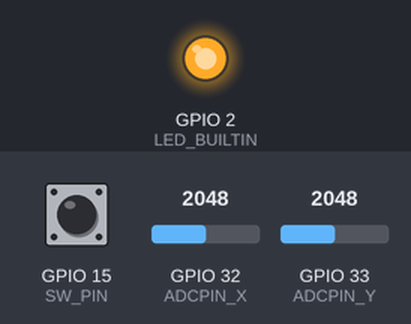
This sketch was run on a simulated ESP32. Shown: output pins drawn as LEDs (lit = HIGH). The test bench sets the inputs (shaded band); at power-on: GPIO 15 (SW_PIN) HIGH, GPIO 32 (ADCPIN_X) = 2048, GPIO 33 (ADCPIN_Y) = 2048. What the sketch prints to the serial monitor is not drawn.

Above: at 1.2 s.
1.3 s: GPIO 15 (SW_PIN) pulled LOW for 0.15 s
At 1.39 s:
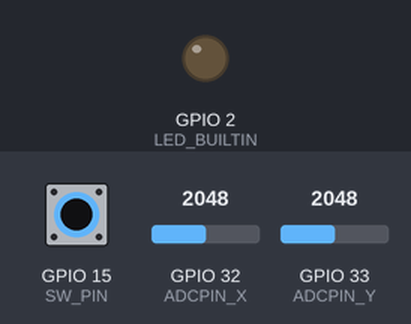
4.4 s: GPIO 15 (SW_PIN) pulled LOW for 3.2 s
At 8.5 s:
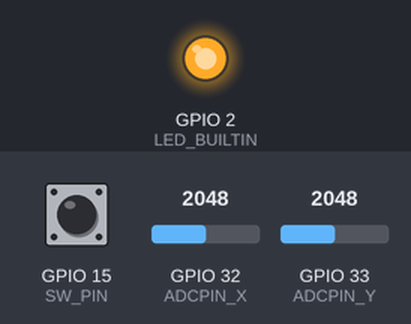
Timing chart, 0 to 10.0 s (numbered marks = the images above; inputs shaded):
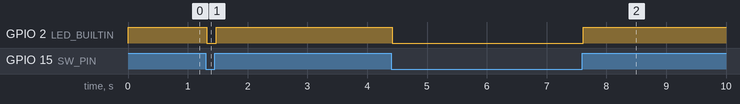

The sketch:

esp32_servo_joystick.ino
```cpp
// Want to use ESP Now instead of wifi

#include <esp_now.h>
#include <WiFi.h>

#define LED_BUILTIN 2
#define ADCPIN_X 32
#define ADCPIN_Y 33
#define SW_PIN 15

int adcValue_X;
float voltValue_X;
int adcValue_Y;
float voltValue_Y;
bool SWpress = LOW;

// Structure example to send data
// Must match the receiver structure
typedef struct struct_message {// From Rui Santos:https://randomnerdtutorials.com/esp-now-esp32-arduino-ide/
  float X;
  float Y;
  bool SW;
} struct_message;
// Create a struct_message called myData
struct_message myData;

uint8_t receiverMacAddress[] = {0xEC, 0x94, 0xCB, 0x6D, 0x48, 0x90};
// callback when data is sent
void OnDataSent(const uint8_t *mac_addr, esp_now_send_status_t status) {// From Rui Santos:
  Serial.print("\r\nLast Packet Send Status:\t");
  Serial.println(status == ESP_NOW_SEND_SUCCESS ? "Delivery Success" : "Delivery Fail");
}
// Callback function that will be called when data is received
void onDataReceived(const uint8_t *mac, const uint8_t *data, int len) {
  Serial.println("Data received!");
  Serial.print("From: ");
  for (int i = 0; i < 6; i++) {
    Serial.printf("%02X", mac[i]);
    if (i < 5) Serial.print(":");
  }
  Serial.println();

  Serial.print("Data: ");
  for (int i = 0; i < len; i++) {
    Serial.printf("%02X ", data[i]);
  }
  Serial.println();
}
  // Add the receiver's MAC address to the peer list
  esp_now_peer_info_t peerInfo;
void setup() {
  // put your setup code here, to run once:
 Serial.begin(115200);
Serial.println(WiFi.macAddress());
 WiFi.mode(WIFI_STA);
  // Initialize ESP-NOW
  if (esp_now_init() != ESP_OK) {
    Serial.println("ESP-NOW initialization failed");
    return;
  }

  // Register callback function to handle received data
  esp_now_register_recv_cb(onDataReceived);
  esp_now_register_send_cb(OnDataSent);

  memcpy(peerInfo.peer_addr, receiverMacAddress, 6);
  peerInfo.channel = 0;
  peerInfo.encrypt = false;

  if (esp_now_add_peer(&peerInfo) != ESP_OK) {
    Serial.println("Failed to add peer");
    return;
  }
  pinMode(LED_BUILTIN, OUTPUT);
  pinMode(SW_PIN, INPUT_PULLUP);
  digitalWrite(LED_BUILTIN, SWpress);

}

void loop() {
  adcValue_X = analogRead(ADCPIN_X);
  myData.X = ((adcValue_Y * 3.3) / 4095);
  adcValue_Y = analogRead(ADCPIN_Y);
  myData.Y = 3.3 - ((adcValue_X * 3.3) / 4095);
  myData.SW = digitalRead(SW_PIN);
  digitalWrite(LED_BUILTIN, myData.SW);
  Serial.println(myData.X);
  Serial.println(myData.Y);
  esp_err_t result = esp_now_send(receiverMacAddress, (uint8_t *) &myData, sizeof(myData));

  if (result == ESP_OK) {
    Serial.println("Sent with success");
  }
  else {
    Serial.println("Error sending the data");
  }
delay(50);
}
```

Measured:
- after the input at 1.3 s, GPIO 2 (LED_BUILTIN): HIGH → LOW at once, → HIGH 0.15 s later
- after the input at 4.4 s, GPIO 2 (LED_BUILTIN): HIGH → LOW at once, → HIGH 3.2 s later
